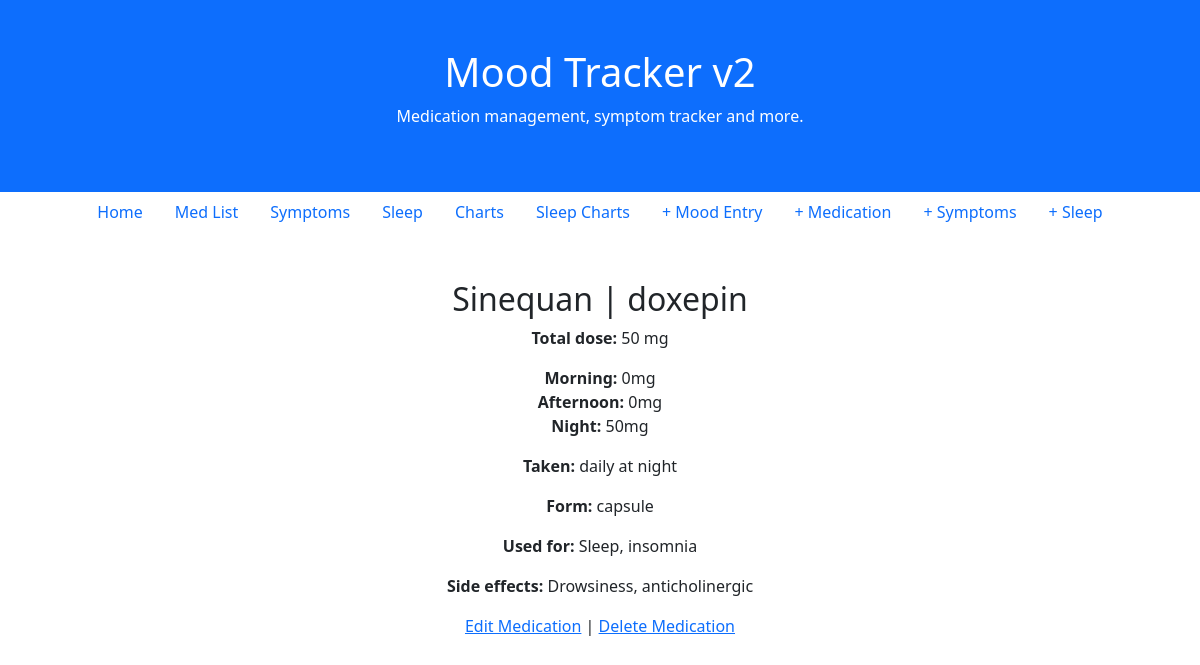
The app's page /medspost/2/ with its own data.
### meds/models.py (models this page shows, shortened)
class MedsPost(models.Model):
    medname = models.CharField(max_length=200)
    author = models.ForeignKey(
        "auth.User",
        on_delete=models.CASCADE,
    )
    generic = models.CharField(max_length=200)
    totaldose = models.IntegerField()
    dose1 = models.IntegerField()
    dose2 = models.IntegerField()
    dose3 = models.IntegerField()
    frequency = models.CharField(max_length=200)
    type = models.CharField(max_length=200)
    whatfor = models.TextField()
    sideeffects = models.TextField()

### meds/views.py (the view)
# urls.py: path("medspost/<int:pk>/", MedsDetailView.as_view(), name="medspost_detail"),
class MedsDetailView(DetailView):
    model = MedsPost
    template_name = "medspost_detail.html"

### templates/medspost_detail.html (shortened to what this page needs)
{% extends "base.html" %}
{% block content %}
<div class="container-fluid p-5 text-center">
<div class="row">
    <h2>{{ medspost.medname }} | {{ medspost.generic }}</h2>
</div>
    <p><b>Total dose:</b> {{ medspost.totaldose }} mg</p>
    <p>
        <b>Morning: </b> {{ medspost.dose1 }}mg <br><b>Afternoon:</b> {{ medspost.dose2 }}mg  <br><b>Night:</b> {{ medspost.dose3 }}mg
</p>
<p><b>Taken: </b> {{ medspost.frequency }}</p>
<p><b>Form:</b> {{ medspost.type }}</p>
<p>
    <b>Used for: </b> {{ medspost.whatfor }}
</p>
<p>
    <b>Side effects: </b> {{ medspost.sideeffects }}
</p>
<p>
    <a href="{% url 'meds_edit' medspost.pk %}">Edit Medication</a> |
    <a href="{% url 'meds_delete' medspost.pk %}">Delete Medication</a>
</p>
</div>
{% endblock content %}

### static/css/base.css (style rules this page uses)
a { color: red; }

### records on screen
MedsPost: medname "Sinequan", generic "doxepin", totaldose "50", dose1 "0", dose2 "0", dose3 "50", frequency "daily at night", type "capsule", whatfor "Sleep, insomnia", sideeffects "Drowsiness, anticholinergic"
